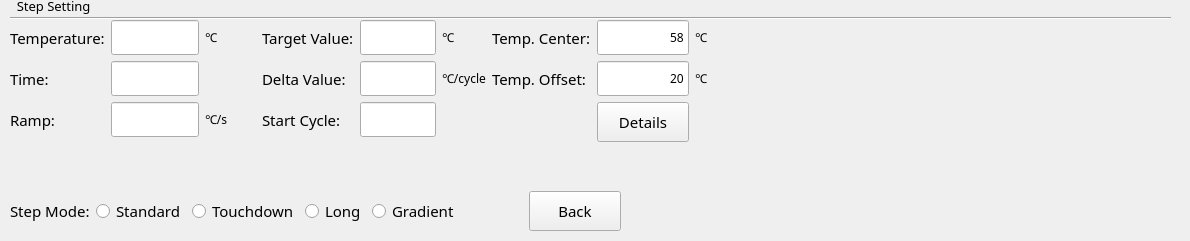
     <widget class="QWidget" name="stepEditAmp">
      <widget class="QWidget" name="layoutWidget">
       <property name="geometry">
        <rect>
         <x>10</x>
         <y>190</y>
         <width>611</width>
         <height>42</height>
        </rect>
       </property>
       <layout class="QHBoxLayout" name="horizontalLayout_15">
        <item>
         <widget class="QLabel" name="labelMode">
          <property name="sizePolicy">
           <sizepolicy hsizetype="Preferred" vsizetype="Preferred">
            <horstretch>0</horstretch>
            <verstretch>0</verstretch>
           </sizepolicy>
          </property>
          <property name="maximumSize">
           <size>
            <width>16777215</width>
            <height>40</height>
           </size>
          </property>
          <property name="font">
           <font>
            <family>文泉驿等宽微米黑</family>
            <pointsize>11</pointsize>
            <weight>50</weight>
            <bold>false</bold>
           </font>
          </property>
          <property name="text">
           <string>Step Mode:</string>
          </property>
         </widget>
        </item>
        <item>
         <widget class="QRadioButton" name="radioButtonStepStd">
          <property name="sizePolicy">
           <sizepolicy hsizetype="Preferred" vsizetype="Fixed">
            <horstretch>0</horstretch>
            <verstretch>0</verstretch>
           </sizepolicy>
          </property>
          <property name="maximumSize">
           <size>
            <width>16777215</width>
            <height>40</height>
           </size>
          </property>
          <property name="font">
           <font>
            <family>文泉驿等宽微米黑</family>
            <pointsize>11</pointsize>
           </font>
          </property>
          <property name="text">
           <string>Standard</string>
          </property>
          <attribute name="buttonGroup">
           <string notr="true">buttonGroupAmp</string>
          </attribute>
         </widget>
        </item>
        <item>
         <widget class="QRadioButton" name="radioButtonStepTouchdown">
          <property name="sizePolicy">
           <sizepolicy hsizetype="Preferred" vsizetype="Fixed">
            <horstretch>0</horstretch>
            <verstretch>0</verstretch>
           </sizepolicy>
          </property>
          <property name="maximumSize">
           <size>
            <width>16777215</width>
            <height>40</height>
           </size>
          </property>
          <property name="font">
           <font>
            <family>文泉驿等宽微米黑</family>
            <pointsize>11</pointsize>
           </font>
          </property>
          <property name="text">
           <string>Touchdown</string>
          </property>
          <attribute name="buttonGroup">
           <string notr="true">buttonGroupAmp</string>
          </attribute>
         </widget>
        </item>
        <item>
         <widget class="QRadioButton" name="radioButtonStepLong">
          <property name="font">
           <font>
            <family>文泉驿等宽微米黑</family>
            <pointsize>11</pointsize>
           </font>
          </property>
          <property name="text">
           <string>Long</string>
          </property>
          <attribute name="buttonGroup">
           <string notr="true">buttonGroupAmp</string>
          </attribute>
         </widget>
        </item>
        <item>
         <widget class="QRadioButton" name="radioButtonStepGradient">
          <property name="sizePolicy">
           <sizepolicy hsizetype="Preferred" vsizetype="Fixed">
            <horstretch>0</horstretch>
            <verstretch>0</verstretch>
           </sizepolicy>
          </property>
          <property name="maximumSize">
           <size>
            <width>16777215</width>
            <height>40</height>
           </size>
          </property>
          <property name="font">
           <font>
            <family>文泉驿等宽微米黑</family>
            <pointsize>11</pointsize>
           </font>
          </property>
          <property name="text">
           <string>Gradient</string>
          </property>
          <property name="checkable">
           <bool>true</bool>
          </property>
          <attribute name="buttonGroup">
           <string notr="true">buttonGroupAmp</string>
          </attribute>
         </widget>
        </item>
        <item>
         <spacer name="horizontalSpacer_7">
          <property name="orientation">
           <enum>Qt::Horizontal</enum>
          </property>
          <property name="sizeHint" stdset="0">
           <size>
            <width>40</width>
            <height>20</height>
           </size>
          </property>
         </spacer>
        </item>
        <item>
         <widget class="QToolButton" name="buttonStepEditAmpBack">
          <property name="sizePolicy">
           <sizepolicy hsizetype="Fixed" vsizetype="Fixed">
            <horstretch>0</horstretch>
            <verstretch>0</verstretch>
           </sizepolicy>
          </property>
          <property name="minimumSize">
           <size>
            <width>92</width>
            <height>40</height>
           </size>
          </property>
          <property name="maximumSize">
           <size>
            <width>120</width>
            <height>40</height>
           </size>
          </property>
          <property name="font">
           <font>
            <family>文泉驿等宽微米黑</family>
            <pointsize>11</pointsize>
           </font>
          </property>
          <property name="text">
           <string>Back</string>
          </property>
         </widget>
        </item>
       </layout>
      </widget>
      <widget class="Line" name="line_3">
       <property name="geometry">
        <rect>
         <x>10</x>
         <y>10</y>
         <width>1161</width>
         <height>16</height>
        </rect>
       </property>
       <property name="orientation">
        <enum>Qt::Horizontal</enum>
       </property>
      </widget>
      <widget class="QLabel" name="labelAmpStepSettings">
       <property name="geometry">
        <rect>
         <x>10</x>
         <y>-5</y>
         <width>1171</width>
         <height>21</height>
        </rect>
       </property>
       <property name="font">
        <font>
         <family>文泉驿等宽微米黑</family>
         <pointsize>10</pointsize>
        </font>
       </property>
       <property name="text">
        <string>  Step Setting</string>
       </property>
      </widget>
      <widget class="QWidget" name="layoutWidget">
       <property name="geometry">
        <rect>
         <x>10</x>
         <y>20</y>
         <width>721</width>
         <height>161</height>
        </rect>
       </property>
       <layout class="QHBoxLayout" name="horizontalLayout_7">
        <item>
         <widget class="QWidget" name="stepTemperature" native="true">
          <layout class="QGridLayout" name="gridLayout_2">
           <property name="leftMargin">
            <number>0</number>
           </property>
           <property name="topMargin">
            <number>0</number>
           </property>
           <property name="rightMargin">
            <number>0</number>
           </property>
           <property name="bottomMargin">
            <number>0</number>
           </property>
           <item row="2" column="2">
            <widget class="QLabel" name="labelRampUnit">
             <property name="font">
              <font>
               <family>文泉驿等宽微米黑</family>
              </font>
             </property>
             <property name="text">
              <string>℃/s</string>
             </property>
            </widget>
           </item>
           <item row="1" column="0">
            <widget class="QLabel" name="labelDuration">
             <property name="font">
              <font>
               <family>文泉驿等宽微米黑</family>
               <pointsize>11</pointsize>
               <weight>50</weight>
               <bold>false</bold>
              </font>
             </property>
             <property name="text">
              <string>Time:</string>
             </property>
            </widget>
           </item>
           <item row="3" column="1" colspan="2">
            <spacer name="verticalSpacer_6">
             <property name="orientation">
              <enum>Qt::Vertical</enum>
             </property>
             <property name="sizeHint" stdset="0">
              <size>
               <width>66</width>
               <height>9</height>
              </size>
             </property>
            </spacer>
           </item>
           <item row="2" column="0">
            <widget class="QLabel" name="labelRamp">
             <property name="font">
              <font>
               <family>文泉驿等宽微米黑</family>
               <pointsize>11</pointsize>
               <weight>50</weight>
               <bold>false</bold>
              </font>
             </property>
             <property name="text">
              <string>Ramp:</string>
             </property>
            </widget>
           </item>
           <item row="0" column="1">
            <widget class="QLineEdit" name="lineEditStepTarget">
             <property name="sizePolicy">
              <sizepolicy hsizetype="Expanding" vsizetype="Fixed">
               <horstretch>0</horstretch>
               <verstretch>0</verstretch>
              </sizepolicy>
             </property>
             <property name="minimumSize">
              <size>
               <width>50</width>
               <height>35</height>
              </size>
             </property>
             <property name="maximumSize">
              <size>
               <width>100</width>
               <height>16777215</height>
              </size>
             </property>
             <property name="font">
              <font>
               <family>文泉驿等宽微米黑</family>
              </font>
             </property>
             <property name="focusPolicy">
              <enum>Qt::NoFocus</enum>
             </property>
             <property name="alignment">
              <set>Qt::AlignRight|Qt::AlignTrailing|Qt::AlignVCenter</set>
             </property>
            </widget>
           </item>
           <item row="1" column="1">
            <widget class="QLineEdit" name="lineEditStepDuration">
             <property name="sizePolicy">
              <sizepolicy hsizetype="Expanding" vsizetype="Fixed">
               <horstretch>0</horstretch>
               <verstretch>0</verstretch>
              </sizepolicy>
             </property>
             <property name="minimumSize">
              <size>
               <width>50</width>
               <height>35</height>
              </size>
             </property>
             <property name="maximumSize">
              <size>
               <width>100</width>
               <height>16777215</height>
              </size>
             </property>
             <property name="font">
              <font>
               <family>文泉驿等宽微米黑</family>
              </font>
             </property>
             <property name="focusPolicy">
              <enum>Qt::NoFocus</enum>
             </property>
             <property name="alignment">
              <set>Qt::AlignRight|Qt::AlignTrailing|Qt::AlignVCenter</set>
             </property>
            </widget>
           </item>
           <item row="2" column="1">
            <widget class="QLineEdit" name="lineEditStepRamp">
             <property name="sizePolicy">
              <sizepolicy hsizetype="Expanding" vsizetype="Fixed">
               <horstretch>0</horstretch>
               <verstretch>0</verstretch>
              </sizepolicy>
             </property>
             <property name="minimumSize">
              <size>
               <width>50</width>
               <height>35</height>
              </size>
             </property>
             <property name="maximumSize">
              <size>
               <width>100</width>
               <height>16777215</height>
              </size>
             </property>
             <property name="font">
              <font>
               <family>文泉驿等宽微米黑</family>
              </font>
             </property>
             <property name="focusPolicy">
              <enum>Qt::NoFocus</enum>
             </property>
             <property name="alignment">
              <set>Qt::AlignRight|Qt::AlignTrailing|Qt::AlignVCenter</set>
             </property>
            </widget>
           </item>
           <item row="0" column="0">
            <widget class="QLabel" name="labelTarget">
             <property name="font">
              <font>
               <family>文泉驿等宽微米黑</family>
               <pointsize>11</pointsize>
               <weight>50</weight>
               <bold>false</bold>
              </font>
             </property>
             <property name="text">
              <string>Temperature:</string>
             </property>
            </widget>
           </item>
           <item row="0" column="2">
            <widget class="QLabel" name="labelTargetUnit">
             <property name="font">
              <font>
               <family>文泉驿等宽微米黑</family>
              </font>
             </property>
             <property name="text">
              <string>℃</string>
             </property>
            </widget>
           </item>
           <item row="1" column="3">
            <spacer name="horizontalSpacer_4">
             <property name="orientation">
              <enum>Qt::Horizontal</enum>
             </property>
             <property name="sizeHint" stdset="0">
              <size>
               <width>40</width>
               <height>20</height>
              </size>
             </property>
            </spacer>
           </item>
          </layout>
         </widget>
        </item>
        <item>
         <widget class="QWidget" name="stepTouchdown" native="true">
          <layout class="QGridLayout" name="gridLayout_5">
           <property name="leftMargin">
            <number>0</number>
           </property>
           <property name="topMargin">
            <number>0</number>
           </property>
           <property name="rightMargin">
            <number>0</number>
           </property>
           <property name="bottomMargin">
            <number>0</number>
           </property>
           <item row="0" column="0">
            <widget class="QLabel" name="labelTargetValue">
             <property name="font">
              <font>
               <family>文泉驿等宽微米黑</family>
               <pointsize>11</pointsize>
               <weight>50</weight>
               <bold>false</bold>
              </font>
             </property>
             <property name="text">
              <string>Target Value:</string>
             </property>
            </widget>
           </item>
           <item row="0" column="1">
            <widget class="QLineEdit" name="lineEditStepTarValue">
             <property name="minimumSize">
              <size>
               <width>50</width>
               <height>35</height>
              </size>
             </property>
             <property name="maximumSize">
              <size>
               <width>100</width>
               <height>16777215</height>
              </size>
             </property>
             <property name="font">
              <font>
               <family>文泉驿等宽微米黑</family>
              </font>
             </property>
             <property name="focusPolicy">
              <enum>Qt::NoFocus</enum>
             </property>
             <property name="alignment">
              <set>Qt::AlignRight|Qt::AlignTrailing|Qt::AlignVCenter</set>
             </property>
            </widget>
           </item>
           <item row="0" column="2">
            <widget class="QLabel" name="labelTarValueUnit">
             <property name="font">
              <font>
               <family>文泉驿等宽微米黑</family>
              </font>
             </property>
             <property name="text">
              <string>℃</string>
             </property>
            </widget>
           </item>
           <item row="1" column="0">
            <widget class="QLabel" name="labelDelta">
             <property name="font">
              <font>
               <family>文泉驿等宽微米黑</family>
               <pointsize>11</pointsize>
               <weight>50</weight>
               <bold>false</bold>
              </font>
             </property>
             <property name="text">
              <string>Delta Value:</string>
             </property>
            </widget>
           </item>
           <item row="1" column="1">
            <widget class="QLineEdit" name="lineEditStepDelta">
             <property name="minimumSize">
              <size>
               <width>50</width>
               <height>35</height>
              </size>
             </property>
             <property name="maximumSize">
              <size>
               <width>100</width>
               <height>16777215</height>
              </size>
             </property>
             <property name="font">
              <font>
               <family>文泉驿等宽微米黑</family>
              </font>
             </property>
             <property name="focusPolicy">
              <enum>Qt::NoFocus</enum>
             </property>
             <property name="alignment">
              <set>Qt::AlignRight|Qt::AlignTrailing|Qt::AlignVCenter</set>
             </property>
            </widget>
           </item>
           <item row="2" column="0">
            <widget class="QLabel" name="labelBeginCycle">
             <property name="font">
              <font>
               <family>文泉驿等宽微米黑</family>
               <pointsize>11</pointsize>
               <weight>50</weight>
               <bold>false</bold>
              </font>
             </property>
             <property name="text">
              <string>Start Cycle:</string>
             </property>
            </widget>
           </item>
           <item row="2" column="1">
            <widget class="QLineEdit" name="lineEditStepBeginCycle">
             <property name="minimumSize">
              <size>
               <width>50</width>
               <height>35</height>
              </size>
             </property>
             <property name="maximumSize">
              <size>
               <width>100</width>
               <height>16777215</height>
              </size>
             </property>
             <property name="font">
              <font>
               <family>文泉驿等宽微米黑</family>
              </font>
             </property>
             <property name="focusPolicy">
              <enum>Qt::NoFocus</enum>
             </property>
             <property name="alignment">
              <set>Qt::AlignRight|Qt::AlignTrailing|Qt::AlignVCenter</set>
             </property>
            </widget>
           </item>
           <item row="3" column="1">
            <spacer name="verticalSpacer_8">
             <property name="orientation">
              <enum>Qt::Vertical</enum>
             </property>
             <property name="sizeHint" stdset="0">
              <size>
               <width>29</width>
               <height>9</height>
              </size>
             </property>
            </spacer>
           </item>
           <item row="1" column="2">
            <widget class="QLabel" name="labelDeltaUnit">
             <property name="font">
              <font>
               <family>文泉驿等宽微米黑</family>
              </font>
             </property>
             <property name="text">
              <string>℃/cycle</string>
             </property>
            </widget>
           </item>
          </layout>
         </widget>
        </item>
        <item>
         <widget class="QWidget" name="stepGradient" native="true">
          <layout class="QGridLayout" name="gridLayout_3">
           <property name="leftMargin">
            <number>0</number>
           </property>
           <property name="topMargin">
            <number>0</number>
           </property>
           <property name="rightMargin">
            <number>0</number>
           </property>
           <property name="bottomMargin">
            <number>0</number>
           </property>
           <item row="2" column="1">
            <widget class="QToolButton" name="buttonStepGradientDetail">
             <property name="minimumSize">
              <size>
               <width>92</width>
               <height>40</height>
              </size>
             </property>
             <property name="maximumSize">
              <size>
               <width>16777215</width>
               <height>40</height>
              </size>
             </property>
             <property name="font">
              <font>
               <family>文泉驿等宽微米黑</family>
               <pointsize>11</pointsize>
              </font>
             </property>
             <property name="text">
              <string>Details</string>
             </property>
            </widget>
           </item>
           <item row="3" column="1">
            <spacer name="verticalSpacer_7">
             <property name="orientation">
              <enum>Qt::Vertical</enum>
             </property>
             <property name="sizeHint" stdset="0">
              <size>
               <width>32</width>
               <height>4</height>
              </size>
             </property>
            </spacer>
           </item>
           <item row="1" column="0">
            <widget class="QLabel" name="labelOffset">
             <property name="font">
              <font>
               <family>文泉驿等宽微米黑</family>
               <pointsize>11</pointsize>
               <weight>50</weight>
               <bold>false</bold>
              </font>
             </property>
             <property name="text">
              <string>Temp. Offset:</string>
             </property>
            </widget>
           </item>
           <item row="0" column="0">
            <widget class="QLabel" name="labelCenter">
             <property name="font">
              <font>
               <family>文泉驿等宽微米黑</family>
               <pointsize>11</pointsize>
               <weight>50</weight>
               <bold>false</bold>
              </font>
             </property>
             <property name="text">
              <string>Temp. Center:</string>
             </property>
            </widget>
           </item>
           <item row="1" column="1">
            <widget class="QLineEdit" name="lineEditStepOffset">
             <property name="minimumSize">
              <size>
               <width>50</width>
               <height>35</height>
              </size>
             </property>
             <property name="maximumSize">
              <size>
               <width>100</width>
               <height>16777215</height>
              </size>
             </property>
             <property name="font">
              <font>
               <family>文泉驿等宽微米黑</family>
              </font>
             </property>
             <property name="focusPolicy">
              <enum>Qt::NoFocus</enum>
             </property>
             <property name="text">
              <string>20</string>
             </property>
             <property name="alignment">
              <set>Qt::AlignRight|Qt::AlignTrailing|Qt::AlignVCenter</set>
             </property>
            </widget>
           </item>
           <item row="1" column="2">
            <widget class="QLabel" name="labelColumn12Unit">
             <property name="font">
              <font>
               <family>文泉驿等宽微米黑</family>
              </font>
             </property>
             <property name="text">
              <string>℃</string>
             </property>
            </widget>
           </item>
           <item row="0" column="2">
            <widget class="QLabel" name="labelColumn1Unit">
             <property name="font">
              <font>
               <family>文泉驿等宽微米黑</family>
              </font>
             </property>
             <property name="text">
              <string>℃</string>
             </property>
            </widget>
           </item>
           <item row="0" column="1">
            <widget class="QLineEdit" name="lineEditStepCenter">
             <property name="minimumSize">
              <size>
               <width>50</width>
               <height>35</height>
              </size>
             </property>
             <property name="maximumSize">
              <size>
               <width>100</width>
               <height>16777215</height>
              </size>
             </property>
             <property name="font">
              <font>
               <family>文泉驿等宽微米黑</family>
              </font>
             </property>
             <property name="focusPolicy">
              <enum>Qt::NoFocus</enum>
             </property>
             <property name="text">
              <string>58</string>
             </property>
             <property name="alignment">
              <set>Qt::AlignRight|Qt::AlignTrailing|Qt::AlignVCenter</set>
             </property>
            </widget>
           </item>
           <item row="1" column="3">
            <spacer name="horizontalSpacer_5">
             <property name="orientation">
              <enum>Qt::Horizontal</enum>
             </property>
             <property name="sizeHint" stdset="0">
              <size>
               <width>40</width>
               <height>20</height>
              </size>
             </property>
            </spacer>
           </item>
          </layout>
         </widget>
        </item>
       </layout>
      </widget>
     </widget>
